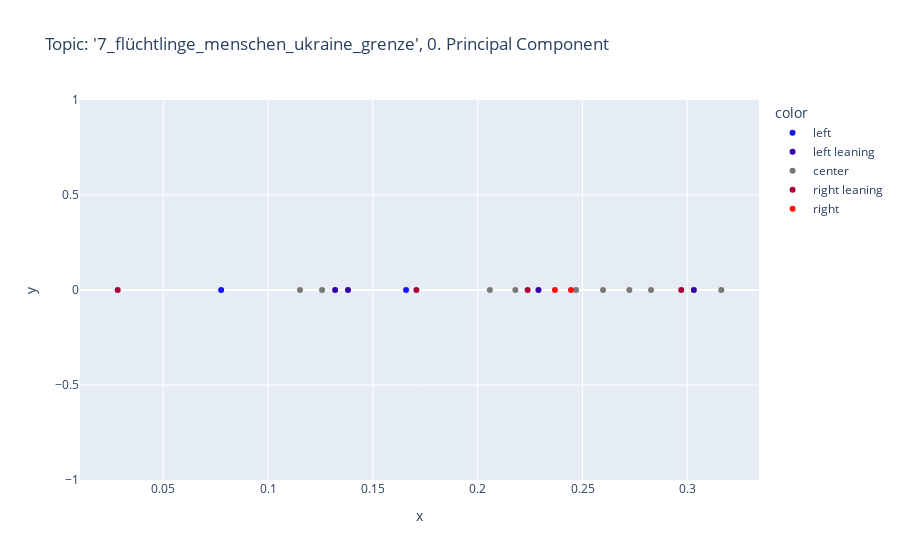
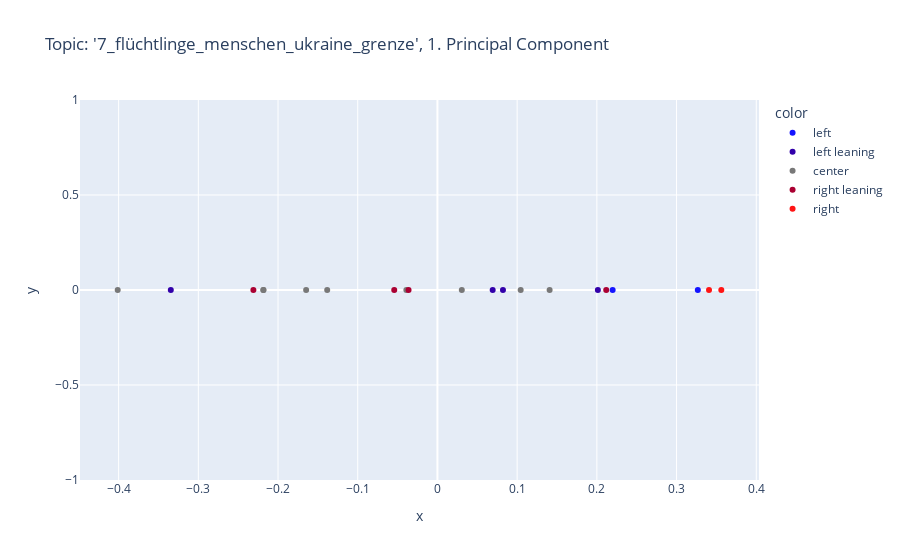
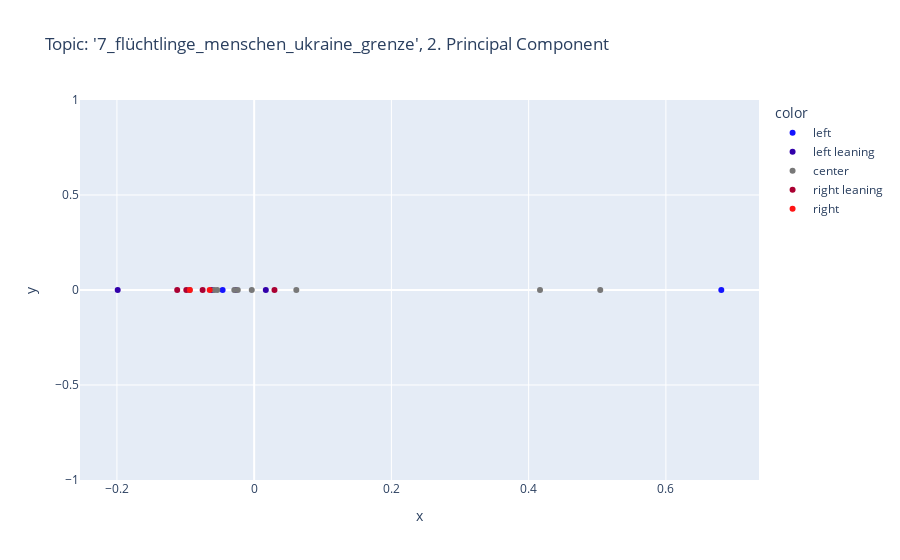

Notebook source saved alongside these figures, in order:
### Code cell
import plotly.express as px
#import matplotlib.pyplot as plt
%matplotlib inline

color_palette = [
    'rgb(20.0, 20.0, 255.0)',
    'rgb(50.0, 0.0, 170.0)',
    'rgb(120.0, 120.0, 120.0)',
    'rgb(170.0, 0.0, 50.0)',
    'rgb(255.0, 20.0, 20.0)'
]

n_components=3
scale = True

scaler = StandardScaler()
model = TruncatedSVD(n_components=n_components)
#model = PCA(n_components=n_components)

if scale:
    N_scaled = scaler.fit_transform(N.values)
    N_df_trunc = model.fit_transform(N_scaled)
else:
    N_df_trunc = model.fit_transform(N.values)

for n in range(n_components):
    fig = px.scatter(
        x=model.components_[n], 
        y=[0.0 for test in model.components_[n]], 
        color=[political_spectrum_dict[medium] for medium in N.columns.to_list()],
        color_discrete_sequence=color_palette,
        hover_data=[N.columns.to_list()], 
        title=f'Topic: \'{topic}\', {n}. Principal Component',
        )
    fig.show()

### Figure 1 — Plotly figure (JSON) as saved in the notebook; plotly's stock layout.template omitted (floating-point values rounded to 4 significant figures)
{"data": [{"customdata": [["junge Welt"], ["NachDenkSeiten"]], "hovertemplate": "color=left<br>x=%{x}<br>y=%{y}<br>hover_data_0=%{customdata[0]}<extra></extra>", "legendgroup": "left", "marker": {"color": "rgb(20.0, 20.0, 255.0)", "symbol": "circle"}, "mode": "markers", "name": "left", "orientation": "v", "showlegend": true, "type": "scatter", "x": [0.07762, 0.1658], "xaxis": "x", "y": [0, 0], "yaxis": "y"}, {"customdata": [["taz"], ["Süddeutsche Zeitung"], ["stern TV"], ["DER SPIEGEL"]], "hovertemplate": "color=left leaning<br>x=%{x}<br>y=%{y}<br>hover_data_0=%{customdata[0]}<extra></extra>", "legendgroup": "left leaning", "marker": {"color": "rgb(50.0, 0.0, 170.0)", "symbol": "circle"}, "mode": "markers", "name": "left leaning", "orientation": "v", "showlegend": true, "type": "scatter", "x": [0.229, 0.1382, 0.132, 0.3031], "xaxis": "x", "y": [0, 0, 0, 0], "yaxis": "y"}, {"customdata": [["Der Tagesspiegel"], ["ARD"], ["ZDF"], ["ZDFheute Nachrichten"], ["Bayerischer Rundfunk"], ["ntv Nachrichten"], ["ZEIT ONLINE"], ["faz"], ["WELT"]], "hovertemplate": "color=center<br>x=%{x}<br>y=%{y}<br>hover_data_0=%{customdata[0]}<extra></extra>", "legendgroup": "center", "marker": {"color": "rgb(120.0, 120.0, 120.0)", "symbol": "circle"}, "mode": "markers", "name": "center", "orientation": "v", "showlegend": true, "type": "scatter", "x": [0.1153, 0.2058, 0.2598, 0.3162, 0.218, 0.2827, 0.1258, 0.2723, 0.2469], "xaxis": "x", "y": [0, 0, 0, 0, 0, 0, 0, 0, 0], "yaxis": "y"}, {"customdata": [["RTL"], ["FOCUS Online"], ["BILD"], ["NZZ Neue Zürcher Zeitung"]], "hovertemplate": "color=right leaning<br>x=%{x}<br>y=%{y}<br>hover_data_0=%{customdata[0]}<extra></extra>", "legendgroup": "right leaning", "marker": {"color": "rgb(170.0, 0.0, 50.0)", "symbol": "circle"}, "mode": "markers", "name": "right leaning", "orientation": "v", "showlegend": true, "type": "scatter", "x": [0.02829, 0.2238, 0.2971, 0.1708], "xaxis": "x", "y": [0, 0, 0, 0], "yaxis": "y"}, {"customdata": [["Junge Freiheit"], ["COMPACTTV"]], "hovertemplate": "color=right<br>x=%{x}<br>y=%{y}<br>hover_data_0=%{customdata[0]}<extra></extra>", "legendgroup": "right", "marker": {"color": "rgb(255.0, 20.0, 20.0)", "symbol": "circle"}, "mode": "markers", "name": "right", "orientation": "v", "showlegend": true, "type": "scatter", "x": [0.2368, 0.2445], "xaxis": "x", "y": [0, 0], "yaxis": "y"}], "layout": {"legend": {"title": {"text": "color"}, "tracegroupgap": 0}, "title": {"text": "Topic: '7_flüchtlinge_menschen_ukraine_grenze', 0. Principal Component"}, "xaxis": {"anchor": "y", "domain": [0, 1], "title": {"text": "x"}}, "yaxis": {"anchor": "x", "domain": [0, 1], "title": {"text": "y"}}}}

### Figure 2 — Plotly figure (JSON) as saved in the notebook; plotly's stock layout.template omitted (floating-point values rounded to 4 significant figures)
{"data": [{"customdata": [["junge Welt"], ["NachDenkSeiten"]], "hovertemplate": "color=left<br>x=%{x}<br>y=%{y}<br>hover_data_0=%{customdata[0]}<extra></extra>", "legendgroup": "left", "marker": {"color": "rgb(20.0, 20.0, 255.0)", "symbol": "circle"}, "mode": "markers", "name": "left", "orientation": "v", "showlegend": true, "type": "scatter", "x": [0.2198, 0.3267], "xaxis": "x", "y": [0, 0], "yaxis": "y"}, {"customdata": [["taz"], ["Süddeutsche Zeitung"], ["stern TV"], ["DER SPIEGEL"]], "hovertemplate": "color=left leaning<br>x=%{x}<br>y=%{y}<br>hover_data_0=%{customdata[0]}<extra></extra>", "legendgroup": "left leaning", "marker": {"color": "rgb(50.0, 0.0, 170.0)", "symbol": "circle"}, "mode": "markers", "name": "left leaning", "orientation": "v", "showlegend": true, "type": "scatter", "x": [0.2012, 0.0822, -0.3345, 0.0693], "xaxis": "x", "y": [0, 0, 0, 0], "yaxis": "y"}, {"customdata": [["Der Tagesspiegel"], ["ARD"], ["ZDF"], ["ZDFheute Nachrichten"], ["Bayerischer Rundfunk"], ["ntv Nachrichten"], ["ZEIT ONLINE"], ["faz"], ["WELT"]], "hovertemplate": "color=center<br>x=%{x}<br>y=%{y}<br>hover_data_0=%{customdata[0]}<extra></extra>", "legendgroup": "center", "marker": {"color": "rgb(120.0, 120.0, 120.0)", "symbol": "circle"}, "mode": "markers", "name": "center", "orientation": "v", "showlegend": true, "type": "scatter", "x": [-0.1383, -0.1647, -0.2184, -0.2183, 0.03056, -0.03899, 0.1044, 0.1407, -0.4011], "xaxis": "x", "y": [0, 0, 0, 0, 0, 0, 0, 0, 0], "yaxis": "y"}, {"customdata": [["RTL"], ["FOCUS Online"], ["BILD"], ["NZZ Neue Zürcher Zeitung"]], "hovertemplate": "color=right leaning<br>x=%{x}<br>y=%{y}<br>hover_data_0=%{customdata[0]}<extra></extra>", "legendgroup": "right leaning", "marker": {"color": "rgb(170.0, 0.0, 50.0)", "symbol": "circle"}, "mode": "markers", "name": "right leaning", "orientation": "v", "showlegend": true, "type": "scatter", "x": [-0.03625, -0.05421, -0.2309, 0.2117], "xaxis": "x", "y": [0, 0, 0, 0], "yaxis": "y"}, {"customdata": [["Junge Freiheit"], ["COMPACTTV"]], "hovertemplate": "color=right<br>x=%{x}<br>y=%{y}<br>hover_data_0=%{customdata[0]}<extra></extra>", "legendgroup": "right", "marker": {"color": "rgb(255.0, 20.0, 20.0)", "symbol": "circle"}, "mode": "markers", "name": "right", "orientation": "v", "showlegend": true, "type": "scatter", "x": [0.3561, 0.3407], "xaxis": "x", "y": [0, 0], "yaxis": "y"}], "layout": {"legend": {"title": {"text": "color"}, "tracegroupgap": 0}, "title": {"text": "Topic: '7_flüchtlinge_menschen_ukraine_grenze', 1. Principal Component"}, "xaxis": {"anchor": "y", "domain": [0, 1], "title": {"text": "x"}}, "yaxis": {"anchor": "x", "domain": [0, 1], "title": {"text": "y"}}}}

### Figure 3 — Plotly figure (JSON) as saved in the notebook; plotly's stock layout.template omitted (floating-point values rounded to 4 significant figures)
{"data": [{"customdata": [["junge Welt"], ["NachDenkSeiten"]], "hovertemplate": "color=left<br>x=%{x}<br>y=%{y}<br>hover_data_0=%{customdata[0]}<extra></extra>", "legendgroup": "left", "marker": {"color": "rgb(20.0, 20.0, 255.0)", "symbol": "circle"}, "mode": "markers", "name": "left", "orientation": "v", "showlegend": true, "type": "scatter", "x": [0.6808, -0.04599], "xaxis": "x", "y": [0, 0], "yaxis": "y"}, {"customdata": [["taz"], ["Süddeutsche Zeitung"], ["stern TV"], ["DER SPIEGEL"]], "hovertemplate": "color=left leaning<br>x=%{x}<br>y=%{y}<br>hover_data_0=%{customdata[0]}<extra></extra>", "legendgroup": "left leaning", "marker": {"color": "rgb(50.0, 0.0, 170.0)", "symbol": "circle"}, "mode": "markers", "name": "left leaning", "orientation": "v", "showlegend": true, "type": "scatter", "x": [-0.02712, -0.1989, -0.06153, 0.01699], "xaxis": "x", "y": [0, 0, 0, 0], "yaxis": "y"}, {"customdata": [["Der Tagesspiegel"], ["ARD"], ["ZDF"], ["ZDFheute Nachrichten"], ["Bayerischer Rundfunk"], ["ntv Nachrichten"], ["ZEIT ONLINE"], ["faz"], ["WELT"]], "hovertemplate": "color=center<br>x=%{x}<br>y=%{y}<br>hover_data_0=%{customdata[0]}<extra></extra>", "legendgroup": "center", "marker": {"color": "rgb(120.0, 120.0, 120.0)", "symbol": "circle"}, "mode": "markers", "name": "center", "orientation": "v", "showlegend": true, "type": "scatter", "x": [0.5043, 0.4166, -0.09414, -0.05809, -0.003482, -0.02893, -0.05381, 0.06146, -0.02387], "xaxis": "x", "y": [0, 0, 0, 0, 0, 0, 0, 0, 0], "yaxis": "y"}, {"customdata": [["RTL"], ["FOCUS Online"], ["BILD"], ["NZZ Neue Zürcher Zeitung"]], "hovertemplate": "color=right leaning<br>x=%{x}<br>y=%{y}<br>hover_data_0=%{customdata[0]}<extra></extra>", "legendgroup": "right leaning", "marker": {"color": "rgb(170.0, 0.0, 50.0)", "symbol": "circle"}, "mode": "markers", "name": "right leaning", "orientation": "v", "showlegend": true, "type": "scatter", "x": [0.02961, -0.1122, -0.09887, -0.07514], "xaxis": "x", "y": [0, 0, 0, 0], "yaxis": "y"}, {"customdata": [["Junge Freiheit"], ["COMPACTTV"]], "hovertemplate": "color=right<br>x=%{x}<br>y=%{y}<br>hover_data_0=%{customdata[0]}<extra></extra>", "legendgroup": "right", "marker": {"color": "rgb(255.0, 20.0, 20.0)", "symbol": "circle"}, "mode": "markers", "name": "right", "orientation": "v", "showlegend": true, "type": "scatter", "x": [-0.06481, -0.09369], "xaxis": "x", "y": [0, 0], "yaxis": "y"}], "layout": {"legend": {"title": {"text": "color"}, "tracegroupgap": 0}, "title": {"text": "Topic: '7_flüchtlinge_menschen_ukraine_grenze', 2. Principal Component"}, "xaxis": {"anchor": "y", "domain": [0, 1], "title": {"text": "x"}}, "yaxis": {"anchor": "x", "domain": [0, 1], "title": {"text": "y"}}}}
